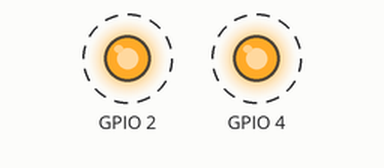
Simulated run of this program. Board: ESP32. On the bench: output pins drawn as LEDs (lit = HIGH). Dashed ring = blinking. What the program prints to the serial monitor is not drawn.

Above: at 0.1 s.
Timing chart, 0 to 3.0 s (numbered marks = the images above):
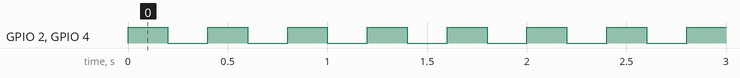

Measured:
- by itself, GPIO 2, GPIO 4: alternates HIGH for 0.20 s and LOW for 0.20 s

The program:

main.cpp
```cpp
/*

Exemplo que mostra a quantidade de memória consumida na STACK

*/


#include <Arduino.h>

// Bibliotecas FreeRTOS
#include "freertos/FreeRTOS.h"
#include "freertos/task.h"

#define LED 2
#define LED_2 4

//Variáveis para armazenamento do handle das tasks
TaskHandle_t task1Handle = NULL;
TaskHandle_t task2Handle = NULL;
TaskHandle_t task3Handle = NULL;

//Protótipos das tasks
void vTaskBlink(void *pvParameters);
void vTask2(void *pvParameters);

int valor = 500;

void setup() {
  Serial.begin(9600);

  xTaskCreatePinnedToCore(vTaskBlink, "TASK1", configMINIMAL_STACK_SIZE, (void*)LED, 1, &task1Handle, APP_CPU_NUM); // app nucleo 1
  xTaskCreatePinnedToCore(vTask2, "TASK2", configMINIMAL_STACK_SIZE+1024, (void*)valor, 2, &task2Handle, PRO_CPU_NUM);// pro núcleo 0
  xTaskCreatePinnedToCore(vTaskBlink, "TASK3", configMINIMAL_STACK_SIZE, (void*)LED_2, 1, &task3Handle, APP_CPU_NUM);
}

void loop() {
  vTaskDelay(1000);
}

void vTaskBlink(void *pvParameters){

  UBaseType_t uxHighWaterMark;

  int pin = (int)pvParameters;
  pinMode(pin, OUTPUT);
  while (1)
  {
    digitalWrite(pin, !digitalRead(pin));
    vTaskDelay(pdMS_TO_TICKS(200));

    uxHighWaterMark = uxTaskGetStackHighWaterMark(NULL);
    Serial.print(pcTaskGetTaskName(NULL));
    Serial.print(" : ");
    Serial.println(uxHighWaterMark);
  }

}

void vTask2(void *pvParameters){

  UBaseType_t uxHighWaterMark;

  int cont = (int)pvParameters;

  while (1)
  {
    /*Serial.println("Task2: " + String(cont++));*/
    vTaskDelay(pdMS_TO_TICKS(1000));

    uxHighWaterMark = uxTaskGetStackHighWaterMark(NULL);
    Serial.print(pcTaskGetTaskName(NULL));
    Serial.print(" : ");
    Serial.println(uxHighWaterMark);
  }

}
```
